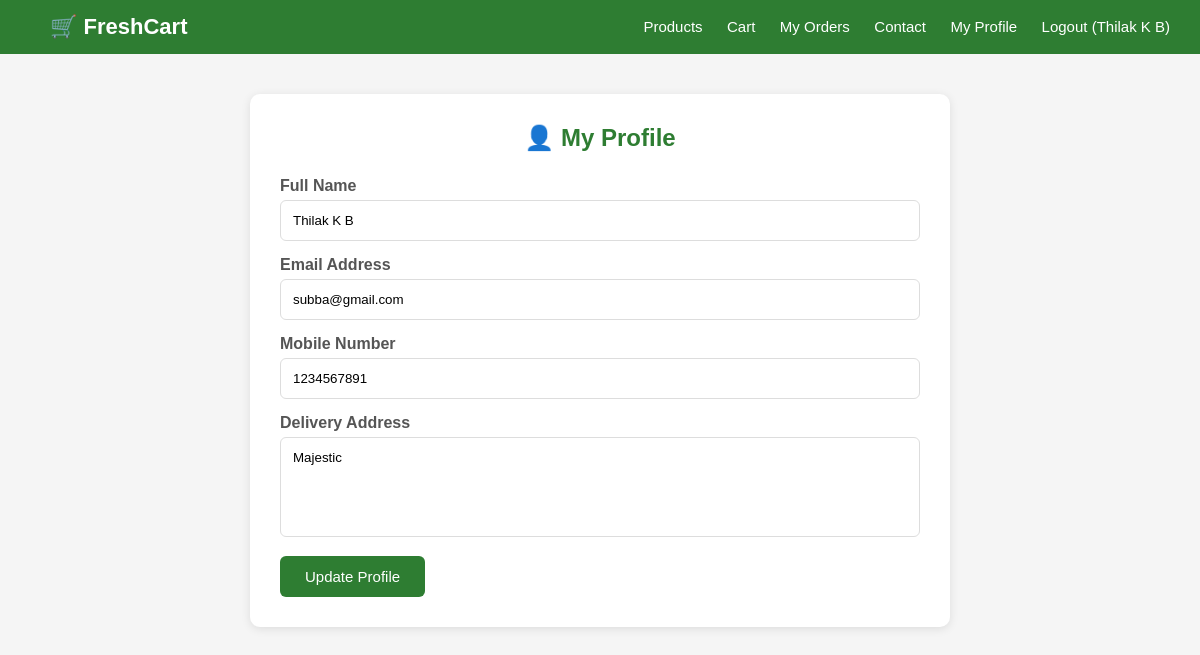
The page /profile.php (signed in) on the database its author committed.
### tables this page shows
CREATE TABLE `users` (
  `id` int(11) NOT NULL,
  `name` varchar(100) NOT NULL,
  `email` varchar(100) NOT NULL,
  `password` varchar(255) NOT NULL,
  `phone` varchar(15) DEFAULT NULL,
  `address` text DEFAULT NULL,
  `role` enum('customer','admin') DEFAULT 'customer',
  `created_at` timestamp NOT NULL DEFAULT current_timestamp()
);

### profile.php (the view, shortened to what this page needs)
<?php
include 'db_connect.php';
$user_id = $_SESSION['user_id'];
$user = mysqli_fetch_assoc(
    mysqli_query($conn,"SELECT * FROM users WHERE id=$user_id")
);
?>
<!DOCTYPE html>
<html>
<head>
    <link rel="stylesheet" href="css/style.css">
</head>
<body>
<nav class="navbar">
    <a href="index.php" class="logo">🛒 FreshCart</a>
    <div>
        <?php if(isset($_SESSION['user_id'])): ?>
            <a href="products.php">Products</a>
            <a href="cart.php">Cart</a>
            <a href="orders.php">My Orders</a>
            <a href="contact.php">Contact</a>
            <a href="profile.php">My Profile</a>
           <a href="logout.php">Logout (<?php echo $_SESSION['user_name']; ?>)</a>
        <?php else: ?>
            <a href="products.php">Products</a>
            <a href="login.php">Login</a>
            <a href="register.php">Register</a>
        <?php endif; ?>
    </div>
</nav>
<div class="profile-container">
<h2 class="profile-title">👤 My Profile</h2>
<form method="POST">
    <label>Full Name</label>
    <input type="text"
           name="name"
           value="<?php echo htmlspecialchars($user['name']); ?>"
           required>
    <label>Email Address</label>
    <input type="email"
           name="email"
           value="<?php echo htmlspecialchars($user['email']); ?>"
           required>
    <label>Mobile Number</label>
    <input type="text"
           name="phone"
           value="<?php echo htmlspecialchars($user['phone']); ?>"
           required>
    <label>Delivery Address</label>
    <textarea name="address" required><?php echo htmlspecialchars($user['address']); ?></textarea>
    <button type="submit"
            name="update_profile"
            class="btn-save">
        Update Profile
    </button>
</form>
</div>
</body>
</html>

### css/style.css (style rules this page uses)
* { margin: 0; padding: 0; box-sizing: border-box; font-family: Arial, sans-serif; }
body { background: #f0f4f0; color: #333; }
.navbar { background: #2e7d32; padding: 14px 30px; display: flex; justify-content: space-between; align-items: center; }
.navbar .logo { color: white; font-size: 22px; font-weight: bold; text-decoration: none; }
.navbar a { color: white; text-decoration: none; margin-left: 20px; font-size: 15px; }

### profile.php (style rules this page uses)
body { background:#f5f5f5; margin:0; font-family:Arial,sans-serif; }
.profile-container { max-width:700px; margin:40px auto; background:#fff; padding:30px; border-radius:10px; box-shadow:0 2px 10px rgba(0,0,0,0.1); }
.profile-title { text-align:center; color:#2e7d32; margin-bottom:25px; }
label { display:block; font-weight:bold; margin-bottom:5px; color:#555; }
input, textarea { width:100%; padding:12px; border:1px solid #ddd; border-radius:6px; margin-bottom:15px; box-sizing:border-box; }
textarea { height:100px; resize:none; }
.btn-save { background:#2e7d32; color:white; border:none; padding:12px 25px; border-radius:6px; cursor:pointer; font-size:15px; }

### rows shown on the page
users: name "Thilak K B", email "subba@gmail.com", phone "1234567891", address "Majestic"

### other values the page prints
$_SESSION['user_name'] "Thilak K B"
